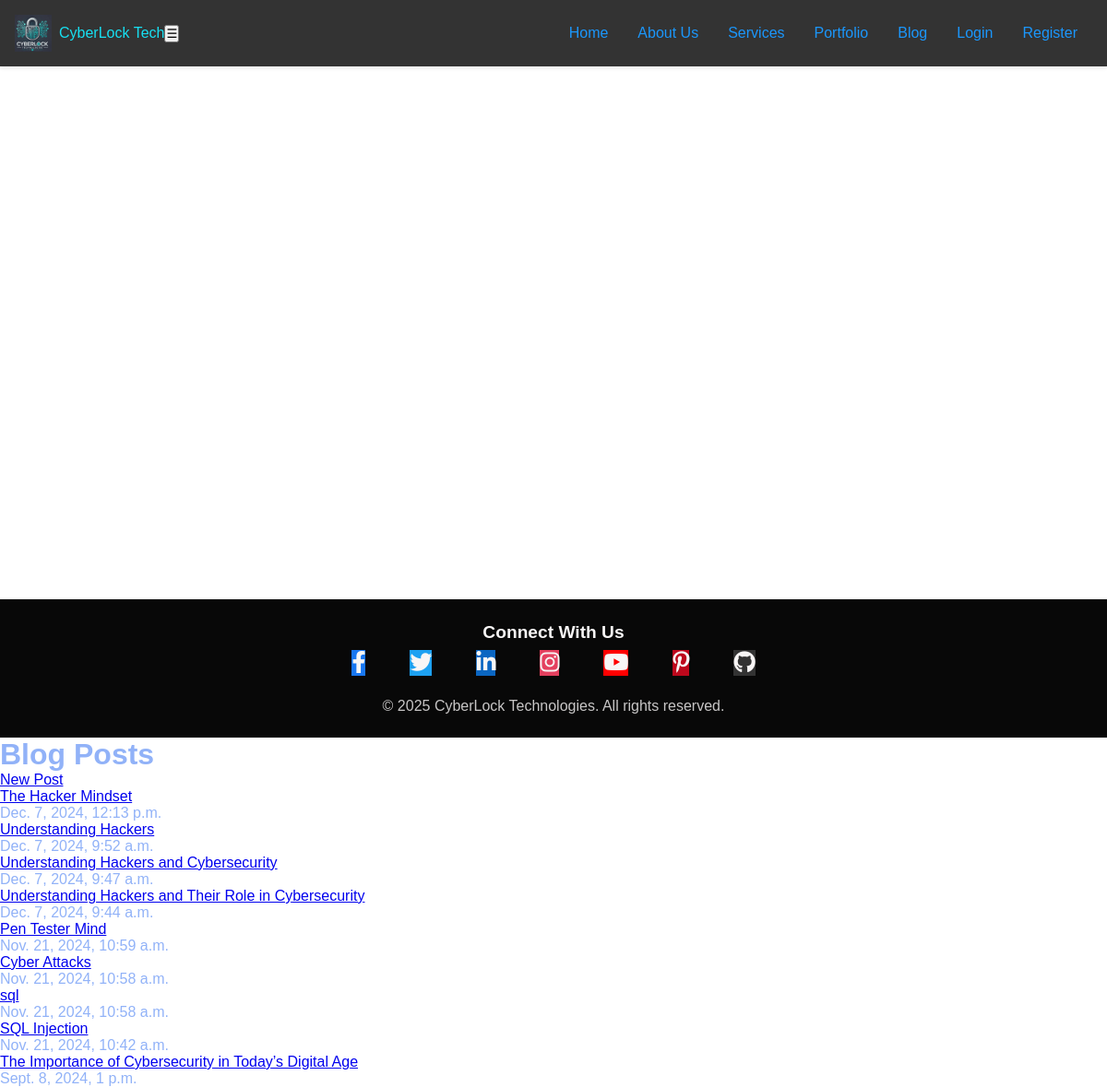
/posts/, run on the app's committed database.
### coreapp/models.py (models this page shows, shortened)
class BlogPost(models.Model):
    author = models.ForeignKey(User, on_delete=models.CASCADE)
    title = models.CharField(max_length=200)
    content = RichTextUploadingField(null=True, blank=False)
    image = models.ImageField(upload_to='blog_images/', blank=True)
    tech_stack = models.ForeignKey(TechStack, on_delete=models.CASCADE, related_name="blog_posts", null=True, blank=True)
    published_date = models.DateTimeField(auto_now_add=True)
    updated_date = models.DateTimeField(auto_now=True)
    tags = models.CharField(max_length=100, blank=True)
    slug = models.SlugField(unique=True, max_length=200, blank=True)
    class Meta:
        ordering = ['-published_date']
        permissions = [
            ("can_create_post", "Can create blog post"),
            ("can_update_post", "Can update blog post"),
            ("can_delete_post", "Can delete blog post"),
        ]

### coreapp/views.py (the view)
# urls.py: path('posts/', views.blog_post_list, name='blog_post_list'),
def blog_post_list(request):
    posts = BlogPost.objects.all().order_by('-published_date')
    return render(request, 'blog_post_list.html', {'posts': posts})

### templates/blog_post_list.html (shortened to what this page needs)
{% load static %}
{% include 'base.html' %}
<!DOCTYPE html>
<html lang="en">
<head>
</head>
<body>
    <h1>Blog Posts</h1>
    <a href="{% url 'blog_post_create' %}">New Post</a>
    <ul>
        {% for post in posts %}
        <li>
            <a href="{% url 'blog_post_detail' pk=post.pk %}">{{ post.title }}</a>
            <p>{{ post.published_date }}</p>
        </li>
        {% endfor %}
    </ul>
</body>
</html>

### templates/base.html (shortened to what this page needs)
{% load static %}
{% load tz %}
<!DOCTYPE html>
<html lang="en">
<head>
    <link rel="stylesheet" href="{% static 'css/base.css' %}">
    <link href="https://cdnjs.cloudflare.com/ajax/libs/font-awesome/6.0.0-beta3/css/all.min.css" rel="stylesheet">
</head>
<body class="default-body">
    <div class="page-container">
        <nav class="custom-navbar">
            <div class="navbar-container">
                <a class="navbar-brand" href="{% url 'home' %}">
                    <img src="{% static 'images/icon-192x192.png' %}" alt="CyberLock Logo">
                    <span>CyberLock Tech</span>
                </a>
                <button class="navbar-toggler" aria-label="Toggle navigation">☰</button>
                <ul class="navbar-menu">
                    <li><a href="{% url 'home' %}" class="{% if request.resolver_match.url_name == 'home' %}active{% endif %}">Home</a></li>
                    <li><a href="{% url 'about' %}" class="{% if request.resolver_match.url_name == 'about' %}active{% endif %}">About Us</a></li>
                    <li class="dropdown">
                        <a href="#" class="dropdown-toggle">Services</a>
                    </li>
                    <li><a href="{% url 'portfolio' %}" class="{% if request.resolver_match.url_name == 'portfolio' %}active{% endif %}">Portfolio</a></li>
                    <li><a href="{% url 'blog_list' %}" class="{% if request.resolver_match.url_name == 'blog_list' %}active{% endif %}">Blog</a></li>
                    {% if user.is_authenticated %}
                        <li><a href="{% url 'testimonial_list' %}" class="{% if request.resolver_match.url_name == 'testimonial_list' %}active{% endif %}">Testimonies</a></li>
                        <li><a href="{% url 'job_list' %}" class="{% if request.resolver_match.url_name == 'job_list' %}active{% endif %}">Jobs</a></li>
                        <li><a href="{% url 'contact_form' %}" class="{% if request.resolver_match.url_name == 'contact_form' %}active{% endif %}">Contact Us</a></li>
                        <li><a href="{% url 'user_profile' %}" class="{% if request.resolver_match.url_name == 'user_profile' %}active{% endif %}">Profile</a></li>
                        <li><a href="{% url 'user_logout' %}">Logout</a></li>
                    {% else %}
                        <li><a href="{% url 'user_login' %}" class="{% if request.resolver_match.url_name == 'user_login' %}active{% endif %}">Login</a></li>
                        <li><a href="{% url 'user_register' %}" class="{% if request.resolver_match.url_name == 'user_register' %}active{% endif %}">Register</a></li>
                    {% endif %}
                </ul>
            </div>
        </nav>
        <div class="content-wrap">
        </div>
        <footer class="custom-footer">
            <div class="footer-container">
                <div class="footer-content">
                    <h4>Connect With Us</h4>
                    <div class="social-icons">
                        <a href="#" aria-label="Facebook"><i class="fab fa-facebook-f"></i></a>
                        <a href="#" aria-label="Twitter"><i class="fab fa-twitter"></i></a>
                        <a href="#" aria-label="LinkedIn"><i class="fab fa-linkedin-in"></i></a>
                        <a href="#" aria-label="Instagram"><i class="fab fa-instagram"></i></a>
                        <a href="#" aria-label="YouTube"><i class="fab fa-youtube"></i></a>
                        <a href="#" aria-label="Pinterest"><i class="fab fa-pinterest-p"></i></a>
                        <a href="#" aria-label="GitHub"><i class="fab fa-github"></i></a>
                    </div>
                </div>
                <div class="footer-bottom">
                    <p>&copy; {% now "Y" %} CyberLock Technologies. All rights reserved.</p>
                </div>
            </div>
        </footer>
    </div>
</body>
</html>

### static/css/base.css (style rules this page uses)
:root { --primary-color: #1b97fc; --secondary-color: #91b2f8; --hover-bg-color: #555; --footer-bg: #333; --footer-text: #0f0f10; --spacing: 1rem; --border-radius: 5px; --font-family: 'Arial', sans-serif; }
* { box-sizing: border-box; padding: 0; margin: 0; }
body { display: flex; flex-direction: column; min-height: 100vh; font-family: var(--font-family); color: var(--secondary-color); }
.page-container { display: flex; flex-direction: column; min-height: 100vh; }
.content-wrap { flex: 1; padding-top: 60px; }
.custom-navbar { background-color: #333; color: var(--secondary-color); padding: var(--spacing); position: fixed; top: 0; width: 100%; z-index: 1000; display: flex; justify-content: space-between; align-items: center; box-shadow: 0 2px 4px rgba(0, 0, 0, 0.1); }
.navbar-container { display: flex; justify-content: space-between; align-items: center; width: 100%; }
.navbar-brand { display: flex; align-items: center; text-decoration: none; color: #17e0f2; }
.navbar-brand img { width: 40px; height: 40px; margin-right: 0.5rem; }
.navbar-menu { display: flex; list-style: none; margin-left: auto; }
.navbar-menu a { text-decoration: none; color: var(--primary-color); padding: 0.5rem 1rem; transition: background 0.3s; }
.custom-footer { background-color: rgb(8, 8, 8); color: #f8f6f6; padding: 2rem; font-family: 'Arial', sans-serif; width: 100%; margin-top: auto; box-sizing: border-box; display: flex; justify-content: center; align-items: center; height: 150px; z-index: 1000; }
.footer-container { max-width: 1400px; width: 100%; display: flex; flex-direction: column; align-items: center; justify-content: center; gap: 1.5rem; text-align: center; }
.footer-content h4 { font-size: 1.2rem; margin-bottom: 0.5rem; font-weight: bold; }
.social-icons { display: flex; gap: 2rem; }
.social-icons a { text-decoration: none; font-size: 1.5rem; margin: 0 0.5rem; color: inherit; transition: color 0.3s ease; }
.social-icons a[aria-label="Facebook"] { background-color: #1877f2; }
.social-icons a[aria-label="Twitter"] { background-color: #1da1f2; }
.social-icons a[aria-label="LinkedIn"] { background-color: #0a66c2; }
.social-icons a[aria-label="Instagram"] { background-color: #e4405f; }
.social-icons a[aria-label="YouTube"] { background-color: #ff0000; }
.social-icons a[aria-label="Pinterest"] { background-color: #bd081c; }
.social-icons a[aria-label="GitHub"] { background-color: #333; }
.footer-bottom { font-size: 1rem; opacity: 0.8; }

### data on the page
BlogPost: title "The Hacker Mindset", published_date "Dec. 7, 2024, 12:13 p.m."
BlogPost: title "Understanding Hackers", published_date "Dec. 7, 2024, 9:52 a.m."
BlogPost: title "Understanding Hackers and Cybersecurity", published_date "Dec. 7, 2024, 9:47 a.m."
BlogPost: title "Understanding Hackers and Their Role in Cybersecurity", published_date "Dec. 7, 2024, 9:44 a.m."
BlogPost: title "Pen Tester Mind", published_date "Nov. 21, 2024, 10:59 a.m."
BlogPost: title "Cyber Attacks", published_date "Nov. 21, 2024, 10:58 a.m."
BlogPost: title "sql", published_date "Nov. 21, 2024, 10:58 a.m."
BlogPost: title "SQL Injection", published_date "Nov. 21, 2024, 10:42 a.m."
BlogPost: title "The Importance of Cybersecurity in Today’s Digital Age", published_date "Sept. 8, 2024, 1 p.m."
